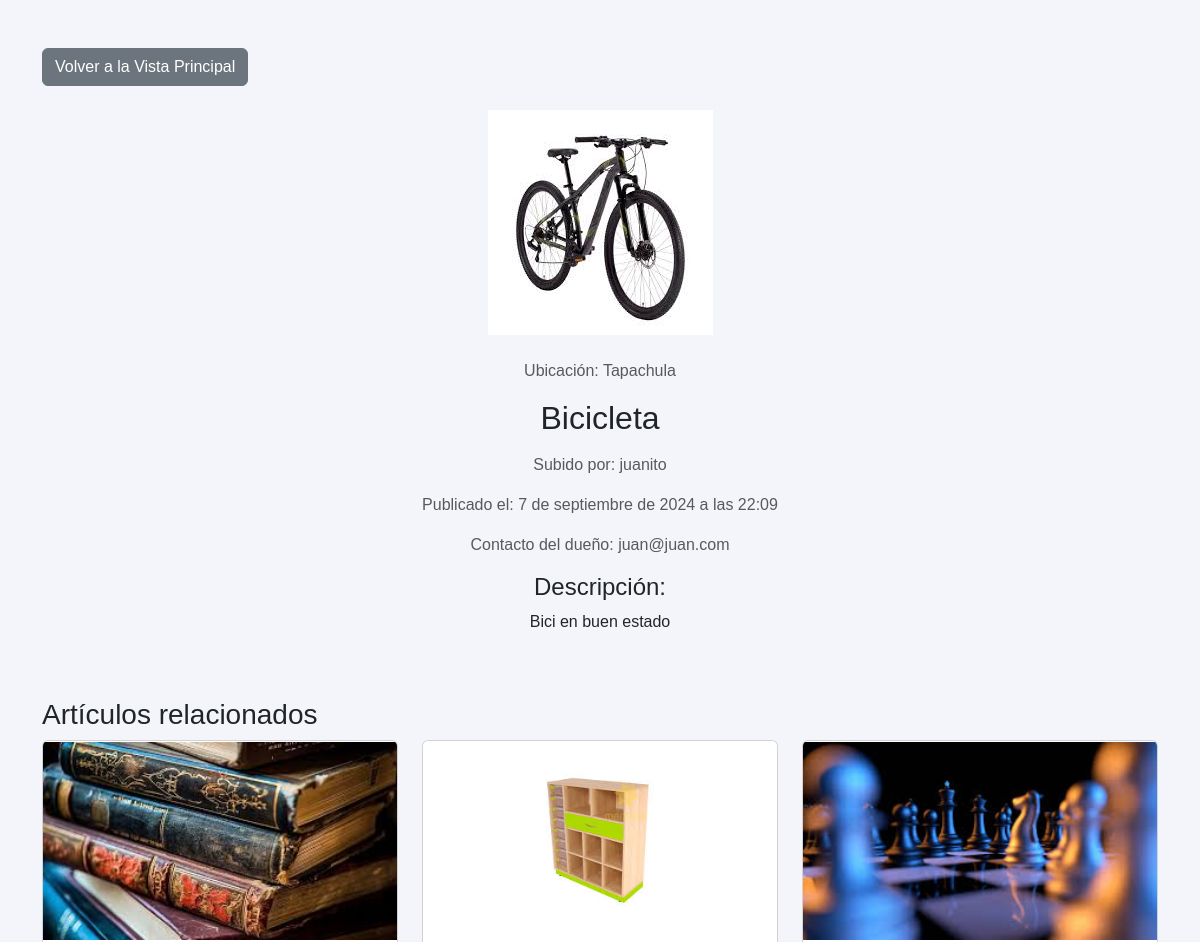
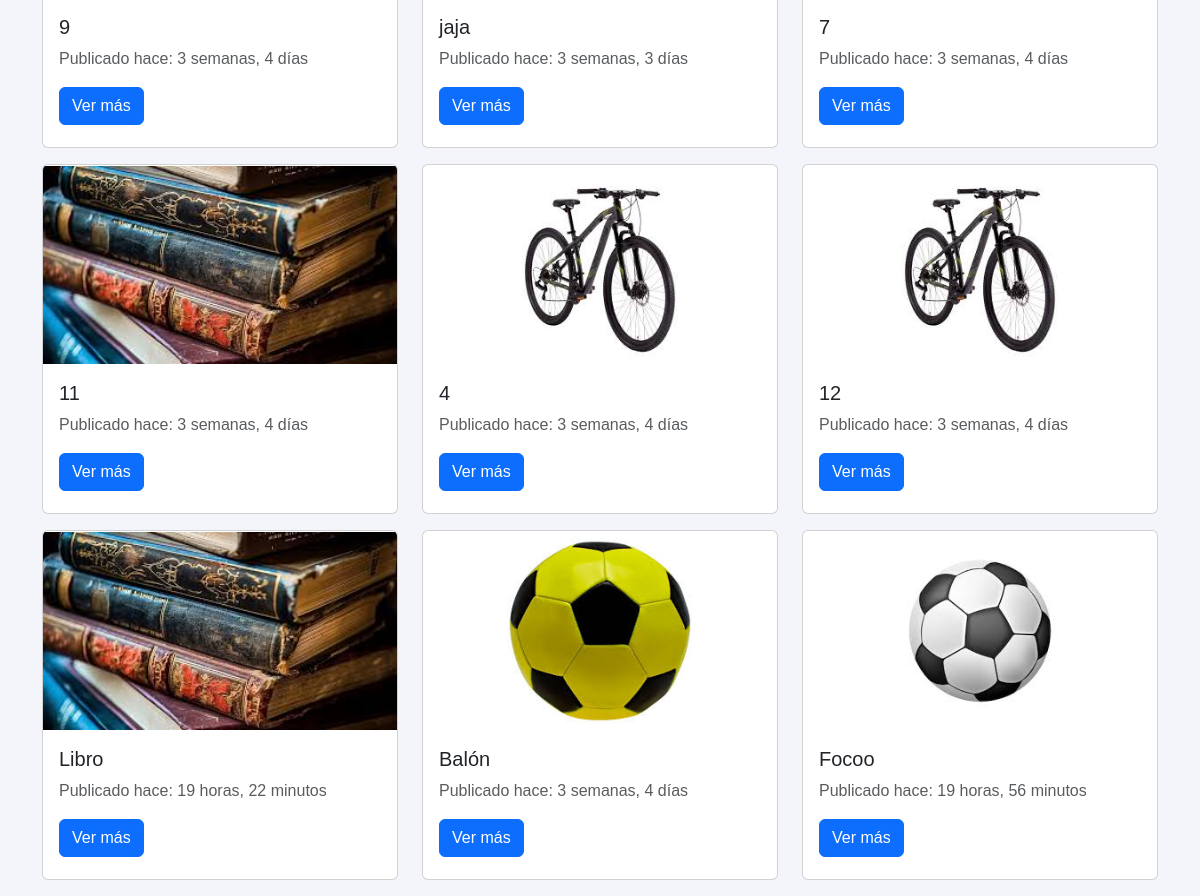
The page /articulo/1/ on the database its author committed (2 pictures, top to bottom).
### core/models.py (models this page shows, shortened)
class Articulo(models.Model):
    nombre = models.CharField(max_length=100)
    descripcion = models.TextField()
    ubicacion = models.CharField(max_length=100)
    fecha_subida = models.DateTimeField(auto_now_add=True)
    fecha_actualizacion = models.DateTimeField(auto_now=True)
    imagen = models.ImageField(upload_to='articulos/', null=False, blank=False)
    usuario = models.ForeignKey(User, on_delete=models.CASCADE, null=False,blank=False)

### core/views.py (the view)
# urls.py: path('articulo/<int:pk>/', ArticuloDetailView.as_view(), name='articulo-detail'),
class ArticuloDetailView(DetailView):
    model = Articulo
    template_name = 'core/articulo_detail.html'
    context_object_name = 'articulo'
    def get_context_data(self, **kwargs):
        context = super().get_context_data(**kwargs)
        articulo = self.object
        related_articulos = Articulo.objects.exclude(pk=articulo.pk).order_by('?')[:9]  # 3 artículos aleatorios
        context['related_articulos'] = related_articulos
        for articulo in context['related_articulos']:
            articulo.tiempo_transcurrido = timesince(articulo.fecha_subida)  # Tiempo desde la subida
        return context

### core/templates/core/articulo_detail.html (shortened to what this page needs)
{% load static %}
<!DOCTYPE html>
<html lang="es">
  <head>
    <link rel="stylesheet" href="{% static 'core/styles/product-details.css' %}" />
    <link href="https://cdn.jsdelivr.net/npm/bootstrap@5.3.0-alpha1/dist/css/bootstrap.min.css" rel="stylesheet">
  </head>
  <body>
    <div class="container mt-5">
      <a href="{% url 'articulo-list' %}" class="btn btn-secondary mb-4">Volver a la Vista Principal</a>
      <div class="row justify-content-center">
          <div class="col-md-8 text-center">
              {% if articulo.imagen %}
              <img src="{{ articulo.imagen.url }}" class="img-fluid mb-4 zoom" alt="{{ articulo.nombre }}">
              {% else %}
              <p>No hay imagenes disponibles</p>
              {% endif %}
              <p class="text-muted">Ubicación: {{ articulo.ubicacion }}</p>
              <h2 class="mb-3">{{ articulo.nombre }}</h2>
              <p class="text-muted">Subido por: {{ articulo.usuario.username }}</p>
              <p class="text-muted">Publicado el: {{ articulo.fecha_subida }}</p>
              {% if articulo.usuario.email %}
              <p class="text-muted">Contacto del dueño: {{ articulo.usuario.email }}</p>
              {% else %}
              <p class="text-muted">Contacto del dueño: El usuario no cuenta con un contacto</p>
              {% endif %}
              <h4>Descripción:</h4>
              <p>{{ articulo.descripcion }}</p>
          </div>
      </div>
      <h3 class="mt-5">Artículos relacionados</h3>
      <div class="row">
          {% for related_articulo in related_articulos %}
          <div class="col-md-4">
              <div class="card mb-3">
                {% if related_articulo.imagen %}
                  <img src="{{ related_articulo.imagen.url }}" class="card-img-top" alt="{{ related_articulo.nombre }}">
                {% endif %}
                <div class="card-body">
                    <h5 class="card-title">{{ related_articulo.nombre }}</h5>
                    <p class="text-muted">Publicado hace: {{ related_articulo.tiempo_transcurrido }}</p>
                    <a href="{% url 'articulo-detail' related_articulo.id %}" class="btn btn-primary">Ver más</a>
                </div>
              </div>
          </div>
          {% empty %}
          <p>No hay artículos relacionados disponibles.</p>
          {% endfor %}
      </div>
    </div>
  </body>
</html>

### core/static/core/styles/product-details.css (style rules this page uses)
* { box-sizing: border-box; margin: 0; padding: 0; font-family: Arial, sans-serif; }
body { background: #f3f5fa !important; display: flex; justify-content: center; height: 100vh; width: 100vw; }
.zoom { transition: transform 0.3s ease; }

### core/templates/core/articulo_detail.html (style rules this page uses)
.card { height: 350px; width: 100%; }
.card-img-top { height: 200px; object-fit: contain; }

### rows shown on the page
Articulo: imagen (picture), ubicacion "Tapachula", nombre "Bicicleta", usuario.username "juanito", fecha_subida "7 de septiembre de 2024 a las 22:09", usuario.email "juan@juan.com", descripcion "Bici en buen estado"
Articulo: imagen (picture), nombre "9", tiempo_transcurrido "3 semanas, 4 días"
Articulo: imagen (picture), nombre "jaja", tiempo_transcurrido "3 semanas, 3 días"
Articulo: imagen (picture), nombre "7", tiempo_transcurrido "3 semanas, 4 días"
Articulo: imagen (picture), nombre "11", tiempo_transcurrido "3 semanas, 4 días"
Articulo: imagen (picture), nombre "4", tiempo_transcurrido "3 semanas, 4 días"
Articulo: imagen (picture), nombre "12", tiempo_transcurrido "3 semanas, 4 días"
Articulo: imagen (picture), nombre "Libro", tiempo_transcurrido "19 horas, 22 minutos"
Articulo: imagen (picture), nombre "Balón", tiempo_transcurrido "3 semanas, 4 días"
Articulo: imagen (picture), nombre "Focoo", tiempo_transcurrido "19 horas, 56 minutos"
